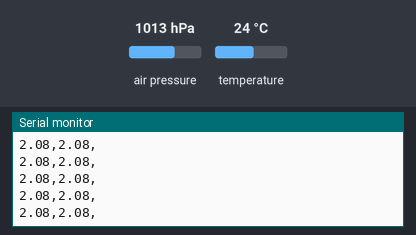
This sketch was run on a simulated Arduino Uno, built with avr-gcc and run on an emulated ATmega328P. Parts: the last lines printed to the serial monitor. Inputs (shaded band) come from the test bench; at power-on: air pressure 1013 hPa, temperature 24 °C.

Above: at 1.2 s.
1.3 s: air pressure set to 952 hPa
At 1.36 s:
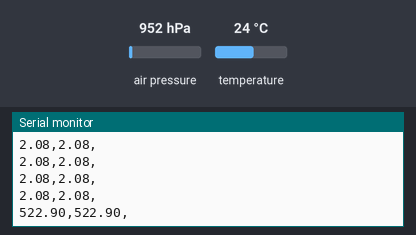
2.8 s: air pressure set to 1048 hPa
At 2.82 s:
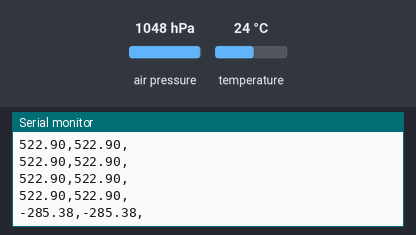
Timing chart, 0 to 5.8 s (numbered marks = the images above; inputs shaded):
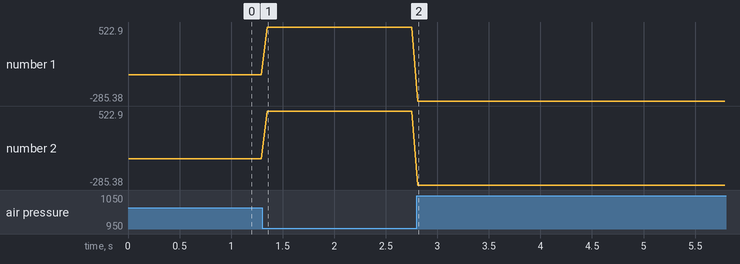

The sketch:

BMP_180_altimeter.ino
```cpp
#include <Wire.h>
#include <Adafruit_BMP280.h>
#include <SPI.h>
#define sealevelpressure_hpa 1013.25// this is the reference which will have to be known prior to testing the sensor to get accurate results.

Adafruit_BMP280 bmp_obj = Adafruit_BMP280();
float temp;
float pres;
float alti;
float real_alti;
void setup() {
  // put your setup code here, to run once:
  bmp_obj.begin(0x76, &Wire);
  Serial.begin(9600);
  if (!bmp_obj.begin())
  {
    Serial.println("BMP sensor not found.");
  }
}

void loop() {
  // put your main code here, to run repeatedly:
  temp=bmp_obj.readTemperature();
  pres=bmp_obj.readPressure(); // returns pressure at current locaation in Pa.
  alti=bmp_obj.readAltitude(); // returns altitute in meters assuming sea level presure to be 1013.25hpa if not specified.
  real_alti = bmp_obj.readAltitude(); // takes sealevel pressure in hpa as argument. hpa-hectopascal(10^-2)

  /*
  Serial.print("temprature: ");
  Serial.print(temp);
  Serial.print(",");

  Serial.print("pressure: ");
  Serial.print(pres);
  Serial.print(",");

  Serial.print("altitude: ");
  Serial.print(alti);
  Serial.print(",");

  Serial.print("real-altitude: ");
  Serial.print(real_alti);
  Serial.println(",");*/

  Serial.print(alti);
  Serial.print(",");
  Serial.print(real_alti);
  Serial.println(",");
  delay(50);
}
```

Measured:
- after the input at 1.3 s, the serial monitor: prints a new line after 0.05 s (image 1)
- after the input at 2.8 s, the serial monitor: prints a new line at once (image 2)
- plotted number 1: 2.08 → 522.9 after the input at 1.3 s, 522.9 → -285.38 after the input at 2.8 s
- plotted number 2: 2.08 → 522.9 after the input at 1.3 s, 522.9 → -285.38 after the input at 2.8 s
